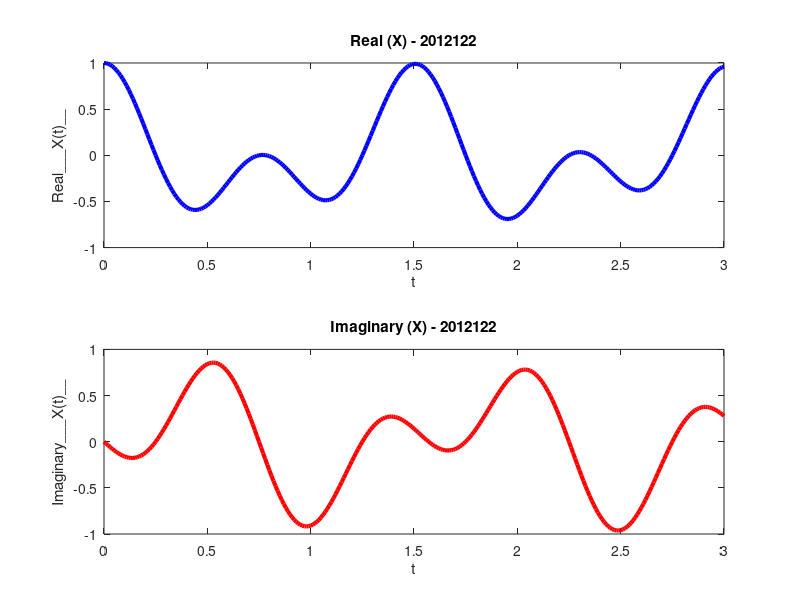

MATLAB code for this plot:
t = 0 : 0.01 : 3;
f = 1;
X = cos(2*pi*f*t) .* exp(-2i*t);

x1 = real(X);
subplot(2,1,1);
plot(t, x1, 'b', 'LineWidth', 3);
title('Real (X) - 2012122');
xlabel('t'); ylabel('Real___X(t)__');

x2 = imag(X);
subplot(2,1,2);
plot(t, x2, 'r', 'LineWidth', 3);
title('Imaginary (X) - 2012122');
xlabel('t'); ylabel('Imaginary___X(t)__');

print ('Exp3_2b','-dpdf','-fillpage');